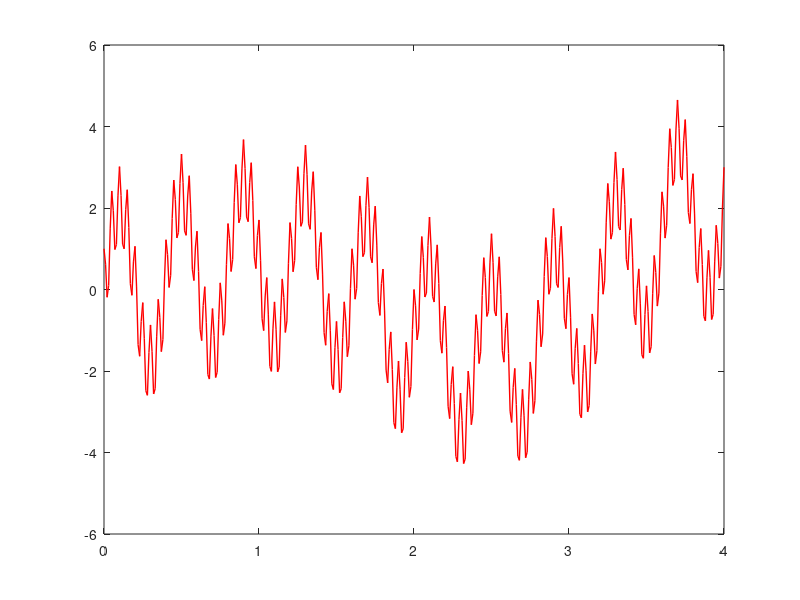
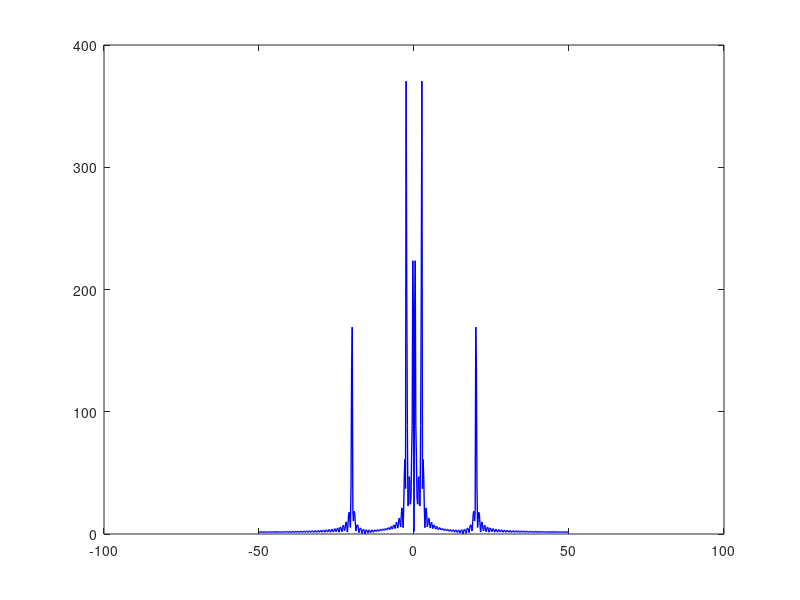

Reproduce these figures in MATLAB, in order.
close all
clear
clc

fs=100;
n=0:1/fs:4

x=cos(40*pi*n)+cos(0.5*pi*n)-cos(0.75*pi*n)+2*sin(5*pi*n);
figure
plot(n,x,'linewidth',1,'color',[255 0 0]/255)

N=2^nextpow2(length(x));
m=-N/2:(N/2)-1;
w=2*pi*fs*m/N;

X=x*exp(-1i*2*pi*n'*m*fs/N);
figure
plot(w/(2*pi),abs(X),'linewidth',1,'color',[0 0 255]/255)
xlim([-100 100])